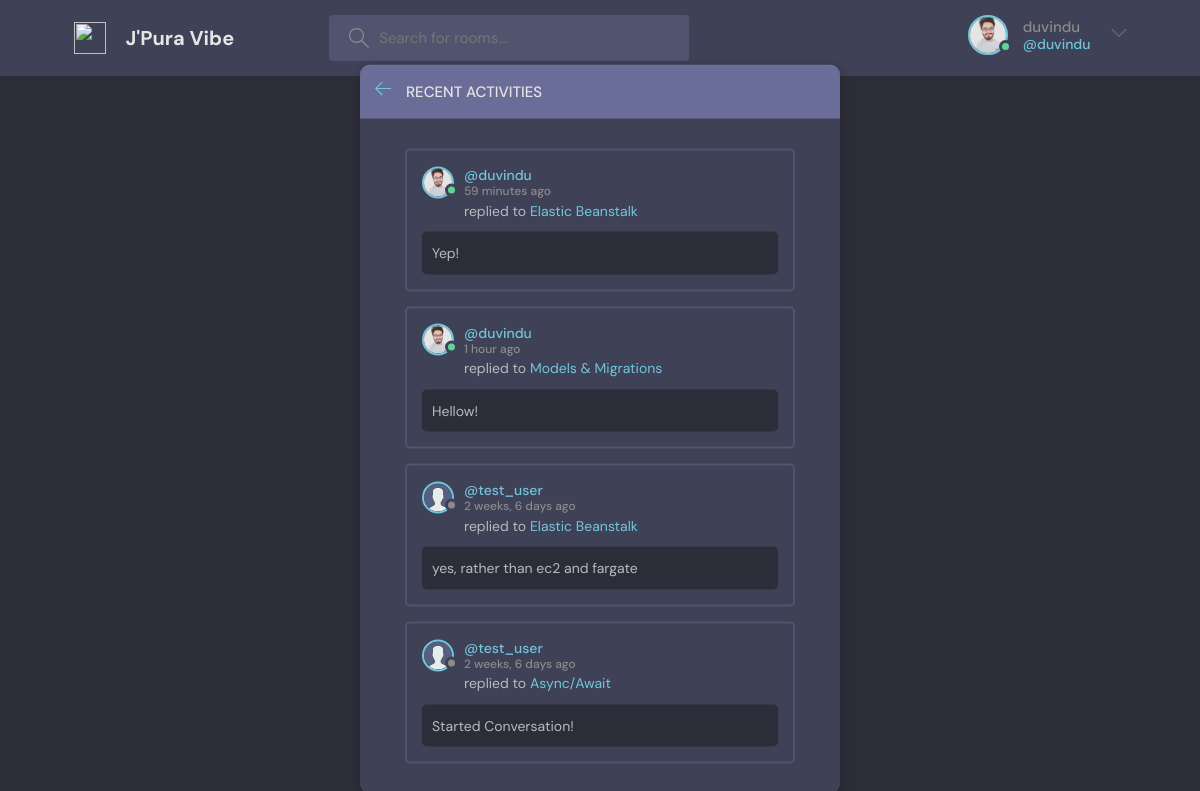
The app's page /activities/ (signed in) with its own data.
### home/models.py (models this page shows, shortened)
class Profile(models.Model):
    user = models.OneToOneField(User, on_delete=models.CASCADE)
    image = models.ImageField(upload_to='profile_pics/', null=True)

class Message(models.Model):
    user = models.ForeignKey(User, on_delete=models.CASCADE)
    room = models.ForeignKey(Room, on_delete=models.CASCADE)
    body = models.TextField()
    created = models.DateTimeField(auto_now_add=True)
    class Meta:
        ordering = ['-created']

class Room(models.Model):
    host = models.ForeignKey(User, on_delete=models.CASCADE)
    topic = models.ForeignKey(Topic, on_delete=models.CASCADE)
    name = models.CharField(max_length=200)
    description = models.TextField(blank=True, null=True)
    participants = models.ManyToManyField(User, related_name='participants')
    created = models.DateTimeField(auto_now_add=True)
    class Meta:
        ordering = ['-created']

### home/views.py (the view)
# urls.py: path('activities/', activityView, name = 'activity-view'),
def activityView(request):
    activities = Message.objects.all()
    context = {'activities':activities}
    return render(request, 'home/activity.html', context)

### home/templates/home/activity.html
{% extends 'base.html' %}
{% load static %}
{% block content %}
    <main class="layout">
      <div class="container">
        <div class="layout__box">
          <div class="layout__boxHeader">
            <div class="layout__boxTitle">
              <a href="{% url 'home' %}">
                <svg version="1.1" xmlns="http://www.w3.org/2000/svg" width="32" height="32" viewBox="0 0 32 32">
                  <title>arrow-left</title>
                  <path
                    d="M13.723 2.286l-13.723 13.714 13.719 13.714 1.616-1.611-10.96-10.96h27.625v-2.286h-27.625l10.965-10.965-1.616-1.607z"
                  ></path>
                </svg>
              </a>
              <h3>Recent Activities</h3>
            </div>
          </div>
          <div class="activities-page layout__body">
            {% for activity in activities %}
              <div class="activities__box">
                <div class="activities__boxHeader roomListRoom__header">
                  <a href="{% url 'profile' activity.user.username %}" class="roomListRoom__author">
                        {% if request.user == activity.user %}
                         {% if activity.user.profile.image %}
                            <div class="avatar avatar--small active">
                                <img src="{{activity.user.profile.image.url}}" />
                            </div>
                         {% else %}
                            <div class="avatar avatar--small active">
                                <img src="{% static 'images/avatar.svg' %}" />
                            </div>
                         {% endif %}
                        {% else %}
                         {% if activity.user.profile.image %}
                            <div class="avatar avatar--small">
                                <img src="{{activity.user.profile.image.url}}" />
                            </div>
                         {% else %}
                            <div class="avatar avatar--small">
                                <img src="{% static 'images/avatar.svg' %}" />
                            </div>
                         {% endif %}
                        {% endif %}
                    <p>
                      @{{activity.user.username}}
                      <span>{{activity.created|timesince}} ago</span>
                    </p>
                  </a>
                </div>
                <div class="activities__boxContent">
                  <p>replied to <a href="{% url 'room' activity.room.pk %}">{{activity.room.name}}</a></p>
                  <div class="activities__boxRoomContent">
                    {{activity.body}}
                  </div>
                </div>
              </div>
            {% endfor %}
          </div>
        </div>
      </div>
    </main>
{% endblock content %}

### templates/navbar.html (shortened to what this page needs)
    {% load static %}
    <header class="header header--loggedIn">
      <div class="container">
        <a href="{% url 'home' %}" class="header__logo">
          <img src="{% static 'images/logo.png' %}" />
          <h1>J'Pura Vibe</h1>
        </a>
        <form class="header__search" method="GET" action="{% url 'home' %}">
          <label>
            <input name="q" placeholder="Search for rooms..." />
          </label>
        </form>
        <nav class="header__menu">
          {% if request.user.is_authenticated %}
              <div class="header__user">
                <a href="{% url 'profile' request.user.username %}">
                 {% if request.user.profile.image %}
                  <div class="avatar avatar--medium active">
                    <img src="{{request.user.profile.image.url}}" />
                  </div>
                 {% else %}
                  <div class="avatar avatar--medium active">
                    <img src="{% static 'images/avatar.svg' %}" />
                  </div>
                 {% endif %}
                  <p>{{request.user.username}} <span>@{{request.user.username}}</span></p>
                </a>
                <button class="dropdown-button">
                  <svg version="1.1" xmlns="http://www.w3.org/2000/svg" width="32" height="32" viewBox="0 0 32 32">
                    <title>chevron-down</title>
                    <path d="M16 21l-13-13h-3l16 16 16-16h-3l-13 13z"></path>
                  </svg>
                </button>
              </div>
          {% else %}
          <a href="{% url 'login' %}">
            <img src="{% static 'images/avatar.svg' %}" />
            <p>Login</p>
          </a>
          {% endif %}
        </nav>
      </div>
    </header>

### static/css/style.css (style rules this page uses)
:root { --color-main: #71c6dd; --color-main-light: #e1f6fb; --color-dark: #3f4156; --color-dark-medium: #51546e; --color-dark-light: #696d97; --color-light: #e5e5e5; --color-gray: #8b8b8b; --color-light-gray: #b2bdbd; --color-bg: #2d2d39; --color-success: #5dd693; --color-error: #fc4b0b; }
* { font-family: "DM Sans", -apple-system, BlinkMacSystemFont, "Segoe UI", Roboto, Oxygen, Ubuntu, Cantarell, "Open Sans", "Helvetica Neue", sans-serif; margin: 0; padding: 0; box-sizing: border-box; text-rendering: optimizeLegibility; font-size: inherit; }
html { font-size: 56.25%; }
@media only screen and (min-width: 1200px) { html { font-size: 62.5%; } }
body { line-height: 1.6; font-weight: 400; font-size: 1.5rem; color: var(--color-light-gray); background-color: var(--color-bg); min-height: 100vh; }
img { width: 100%; }
a { display: inline-block; color: var(--color-main); text-decoration: none; }
.container { max-width: 120rem; width: 90%; margin: auto; }
.avatar { position: relative; display: inline-block; border-radius: 50%; border: 2px solid var(--color-main); }
.avatar img { display: block; border-radius: 50%; object-fit: cover; object-position: center; }
.avatar::after { content: ""; display: block; position: absolute; background-color: var(--color-gray); z-index: 111; border-radius: 50%; border: 0.3rem solid var(--color-dark); }
.avatar.active::after { background-color: var(--color-success); }
.avatar.avatar--small img { width: 2.8rem; height: 2.8rem; }
.avatar.avatar--small:after { width: 0.7rem; height: 0.7rem; bottom: 0px; right: -6px; }
.avatar.avatar--medium img { width: 3.6rem; height: 3.6rem; border-radius: 50%; }
.avatar.avatar--medium:after { width: 0.7rem; height: 0.7rem; bottom: 0px; right: -6px; }
.header { padding: 1.5rem; background-color: var(--color-dark); }
.header > .container { display: flex; gap: 9.5rem; }
.header__logo, .header__user { display: flex; gap: 2rem; align-items: center; }
.header__logo > img { height: 3.2rem; width: 3.2rem; }
.header__logo > h1 { font-weight: 700; font-size: 2rem; color: var(--color-light); }
.header__search > label { background-color: var(--color-dark-medium); padding: 1.3rem 1rem; display: flex; align-items: center; gap: 1rem; border-radius: 4px; }
.header__search svg { fill: var(--color-gray); width: 2rem; height: 2rem; margin-left: 1rem; }
.header__search input { width: 30rem; background: transparent; border: none; outline: none; color: var(--color-light); }
.header__menu { margin-left: auto; position: relative; }
.header__menu a { display: flex; gap: 1.5rem; align-items: center; font-weight: 500; text-decoration: none; color: var(--color-gray); }
.header__menu img { height: 3.6rem; }
.header__menu p { line-height: 1.2; }
.header__menu span { color: var(--color-main); font-weight: 500; font-size: 1.4rem; display: block; }
.header__menu svg { width: 1.6rem; height: 1.6rem; fill: var(--color-dark-light); }
.dropdown-button { background: transparent; border: 0; outline: 0; cursor: pointer; }
.layout { margin-top: 2.4rem; }
.layout > .container { display: flex; justify-content: space-between; align-items: flex-start; }
.layout__box { width: 90%; max-width: 48rem; min-height: 40rem; position: absolute; top: 50%; left: 50%; transform: translate(-50%, -46%); background-color: var(--color-dark); border-radius: 1rem; box-shadow: 1px 1px 6px 3px rgba(0, 0, 0, 0.1); overflow: hidden; }
.layout__boxHeader { display: flex; padding: 1.5rem; background-color: var(--color-dark-light); }
.layout__boxTitle { display: flex; gap: 1.5rem; align-items: center; }
.layout__boxTitle h3 { text-transform: uppercase; font-weight: 500; color: var(--color-light); }
.layout__boxTitle svg { width: 1.6rem; height: 1.6rem; fill: var(--color-main); }
.layout__body { margin: 3rem; }
.roomListRoom__header { display: flex; justify-content: space-between; align-items: center; }
.roomListRoom__author { font-weight: 500; display: flex; align-items: center; gap: 1rem; }
.activities__box { margin: 1.5rem; padding: 1.5rem; border: 2px solid var(--color-dark-medium); border-radius: 5px; }
.activities__boxHeader p { font-size: 1.4rem; line-height: 1.3; }
.activities__boxHeader p span { color: var(--color-gray); font-size: 1.2rem; display: block; }
.activities__boxContent { margin-left: 4.2rem; }
.activities__boxContent { font-size: 1.4rem; }
.activities__boxRoomContent { background: var(--color-bg); padding: 1rem; border-radius: 5px; margin-top: 1rem; margin-left: -4.2rem; }

### records on screen
Message: user.profile.image (picture), user.username "duvindu", created "59 minutes", room.name "Elastic Beanstalk", body "Yep!"
Message: user.profile.image (picture), user.username "duvindu", created "1 hour", room.name "Models & Migrations", body "Hellow!"
Message: user.username "test_user", created "2 weeks, 6 days", room.name "Elastic Beanstalk", body "yes, rather than ec2 and fargate"
Message: user.username "test_user", created "2 weeks, 6 days", room.name "Async/Await", body "Started Conversation!"

### other values on screen
{{ request.user.username }} "duvindu"
